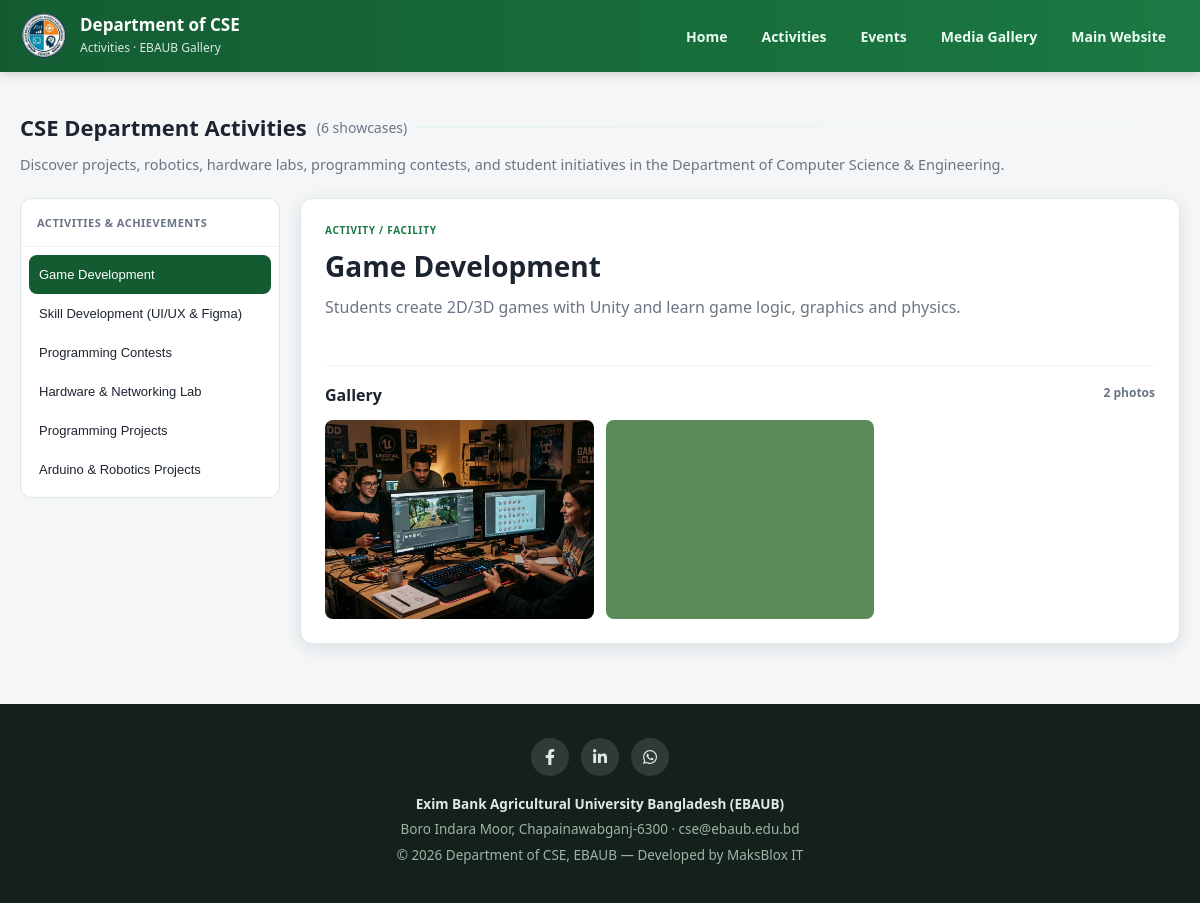
Page /activities.php on the committed database.
### tables this page shows
CREATE TABLE activities (
                id INTEGER PRIMARY KEY AUTOINCREMENT,
                title TEXT NOT NULL,
                description TEXT,
                image TEXT,
                sort_order INTEGER,
                created_at TEXT
            , location TEXT NULL, assigned_persons TEXT NULL, facilities TEXT NULL, published INTEGER NOT NULL DEFAULT 1);

### includes/functions.php (called while the page is built, shortened)
<?php
function e($str) {
    return htmlspecialchars((string)$str, ENT_QUOTES, 'UTF-8');
}
    ?>

### activities.php (the view, shortened to what this page needs)
<?php
require __DIR__ . '/includes/config.php';
require __DIR__ . '/includes/functions.php';
$activities = $pdo->query("SELECT * FROM activities WHERE COALESCE(published, 1) = 1 ORDER BY sort_order ASC, id DESC")->fetchAll();
$selectedActivityId = (int)($_GET['id'] ?? 0);
$allActMedia = $pdo->query("SELECT activity_id, file_path FROM activity_media ORDER BY id ASC")->fetchAll();
$actMedia = [];
foreach ($allActMedia as $row) {
    $actMedia[$row['activity_id']][] = $row['file_path'];
}
?>
<!DOCTYPE html>
<html lang="en">
<head>
<link rel="stylesheet" href="assets/style.css">
</head>
<body>
<header class="site-header">
  <div class="header-inner">
    <a class="brand" href="index.php">
      <img class="brand-logo-img" src="assets/cse-logo.png" alt="EBAUB CSE Logo" width="48" height="48" style="width:48px;height:48px">
      <div class="brand-text"><b>Department of CSE</b><span>Activities · EBAUB Gallery</span></div>
    </a>
    <nav class="nav">
      <a href="index.php">Home</a>
      <a href="activities.php" class="active">Activities</a>
      <a href="upcoming.php">Events</a>
      <a href="all-media.php">Media Gallery</a>
      <a href="https://ebaub.ac.bd/" target="_blank" rel="noopener">Main Website</a>
    </nav>
  </div>
</header>
<main class="container">
  <h2 class="section-title">CSE Department Activities <small style="color:var(--muted);font-size:14px;font-weight:400">(<?= count($activities) ?> showcases)</small></h2>
  <p style="color:var(--muted);margin:-8px 0 24px;font-size:14.5px">
    Discover projects, robotics, hardware labs, programming contests, and student initiatives in the Department of Computer Science &amp; Engineering.
  </p>
  <?php if (!$activities): ?>
    <div class="empty">No activities published yet.</div>
  <?php else: ?>
    <div class="activities-directory">
      <aside class="activities-sidebar">
        <div class="sidebar-title">ACTIVITIES &amp; ACHIEVEMENTS</div>
        <div class="activity-list">
        <?php foreach ($activities as $i => $a): ?>
          <button type="button" class="activity-list-item <?= (($selectedActivityId && $selectedActivityId === (int)$a['id']) || (!$selectedActivityId && $i === 0)) ? 'selected' : '' ?>" data-activity-id="<?= $a['id'] ?>" onclick="selectActivity(<?= $a['id'] ?>)"><?= e($a['title']) ?></button>
        <?php endforeach; ?>
        </div>
      </aside>
      <section class="activities-details">
      <?php foreach ($activities as $i => $a): $items = $actMedia[$a['id']] ?? ($a['image'] ? [$a['image']] : []); ?>
        <article class="activity-detail-panel <?= (($selectedActivityId && $selectedActivityId === (int)$a['id']) || (!$selectedActivityId && $i === 0)) ? 'active' : '' ?>" id="activity-detail-<?= $a['id'] ?>">
          <div class="detail-kicker">ACTIVITY / FACILITY</div>
          <h2><?= e($a['title']) ?></h2>
          <?php if (!empty($a['description'])): ?><p class="detail-description"><?= nl2br(e($a['description'])) ?></p><?php endif; ?>
          <div class="gallery-heading">Gallery <span><?= count($items) ?> photos</span></div>
          <div class="activity-gallery-grid">
          <?php foreach ($items as $m): ?><img src="<?= e($m) ?>" alt="<?= e($a['title']) ?>" loading="lazy" onclick="openActLb(<?= e(json_encode(array_values($items))) ?>, '<?= e(addslashes($a['title'])) ?>', 0)"><?php endforeach; ?>
          </div>
        </article>
      <?php endforeach; ?>
      </section>
    </div>
  <?php endif; ?>
</main>
<footer class="site-footer">
  <div style="display:flex;gap:12px;justify-content:center;margin-bottom:16px">
    <a href="https://www.facebook.com/ebaub.cse" target="_blank" rel="noopener" title="Facebook" style="display:inline-flex;align-items:center;justify-content:center;width:38px;height:38px;border-radius:50%;background:rgba(255,255,255,.12)"><svg xmlns="http://www.w3.org/2000/svg" viewBox="0 0 320 512" width="16" height="16" fill="#dfeae4"><path d="M279.14 288l14.22-92.66h-88.91v-60.13c0-25.35 12.42-50.06 52.24-50.06h40.42V6.26S260.43 0 225.36 0c-73.22 0-121.08 44.38-121.08 124.72v70.62H22.89V288h81.39v224h100.17V288z"/></svg></a>
    <a href="https://www.linkedin.com/company/exim-bank-agricultural-university-bangladesh-ebaub/" target="_blank" rel="noopener" title="LinkedIn" style="display:inline-flex;align-items:center;justify-content:center;width:38px;height:38px;border-radius:50%;background:rgba(255,255,255,.12)"></a>
    <a href="https://wa.me/8801710061468" target="_blank" rel="noopener" title="WhatsApp" style="display:inline-flex;align-items:center;justify-content:center;width:38px;height:38px;border-radius:50%;background:rgba(255,255,255,.12)"></a>
  </div>
  <b>Exim Bank Agricultural University Bangladesh (EBAUB)</b><br>
  Boro Indara Moor, Chapainawabganj-6300 · cse@ebaub.edu.bd<br>
  <a href="admin/login.php" style="color:inherit" title="">©</a> <?= date('Y') ?> Department of CSE, EBAUB — Developed by MaksBlox IT
</footer>
</body>
</html>

### assets/style.css (style rules this page uses)
:root { --green: #1b7a43; --green-dark: #135c32; --green-light: #e8f5ee; --gold: #f2b705; --ink: #1c2430; --muted: #6b7684; --bg: #f4f6f8; --card: #ffffff; --radius: 14px; --shadow: 0 4px 18px rgba(16, 40, 28, 0.10); }
* { margin: 0; padding: 0; box-sizing: border-box; }
html, body { overflow-x: hidden; max-width: 100%; }
body { font-family: 'Segoe UI', system-ui, -apple-system, sans-serif; background: var(--bg); color: var(--ink); }
input, select, textarea, button { max-width: 100%; }
img { display: block; max-width: 100%; }
a { text-decoration: none; color: inherit; }
.site-header { background: linear-gradient(90deg, var(--green-dark), var(--green)); color: #fff; position: sticky; top: 0; z-index: 50; box-shadow: 0 2px 10px rgba(0,0,0,.18); }
.header-inner { max-width: 1200px; margin: auto; padding: 12px 20px; display: flex; align-items: center; justify-content: space-between; gap: 14px; flex-wrap: wrap; }
.brand { display: flex; align-items: center; gap: 12px; }
.brand-logo-img { width: 48px; height: 48px; max-width: 48px; max-height: 48px; object-fit: contain; flex-shrink: 0; }
.brand-text b { font-size: 17px; display: block; line-height: 1.2; }
.brand-text span { font-size: 12px; opacity: .85; }
.nav { display: flex; gap: 6px; align-items: center; }
.nav a { padding: 8px 14px; border-radius: 8px; font-size: 14px; font-weight: 600; color: #eafaf0; transition: background .2s; }
.container { max-width: 1200px; margin: auto; padding: 30px 20px 60px; }
.section-title { font-size: 22px; margin: 10px 0 20px; display: flex; align-items: center; gap: 10px; }
.section-title::after { content: ""; flex: 1; height: 2px; background: linear-gradient(90deg, var(--green-light), transparent); }
.site-footer { background: #14201a; color: #9fb3a8; padding: 34px 20px; text-align: center; font-size: 13.5px; line-height: 1.9; }
.site-footer b { color: #dfeae4; }
.activities-directory { display:grid;grid-template-columns:260px 1fr;gap:20px;align-items:start }
.activities-sidebar { border:1px solid #dfe6ea;border-radius:12px;background:#fff;overflow:hidden;position:sticky;top:20px }
.sidebar-title { padding:16px;font-size:11px;font-weight:800;color:var(--muted);letter-spacing:.5px;border-bottom:1px solid #eef2f4 }
.activity-list { max-height:520px;overflow:auto;padding:8px }
.activity-list-item { display:block;width:100%;text-align:left;border:0;background:#fff;padding:12px 10px;border-radius:8px;color:var(--text);font-size:13px;cursor:pointer }
.activity-list-item:hover,.activity-list-item.selected { background:var(--green-dark);color:#fff }
.activity-detail-panel { display:none;border:1px solid #dfe6ea;border-radius:12px;background:#fff;padding:24px;box-shadow:var(--shadow) }
.activity-detail-panel.active { display:block }
.detail-kicker { font-size:10px;color:var(--green);font-weight:800;letter-spacing:.7px }
.activity-detail-panel h2 { font-size:28px;color:var(--navy);margin:10px 0 }
.detail-description { color:var(--muted);line-height:1.6 }
.gallery-heading { font-weight:800;color:var(--navy);border-top:1px solid #eef2f4;padding-top:18px;margin-top:20px }
.gallery-heading span { float:right;font-size:12px;color:var(--muted);font-weight:600 }
.activity-gallery-grid { display:grid;grid-template-columns:repeat(3,1fr);gap:12px;margin-top:14px }
.activity-gallery-grid img { width:100%;aspect-ratio:1.35;object-fit:cover;border-radius:8px;cursor:zoom-in }
.activity-gallery-grid img, .act-full-thumb, .act-full-thumb img { cursor:default !important; }
.site-footer { width:100%; box-sizing:border-box; }
body:has(.site-footer) { min-height:100vh; display:flex; flex-direction:column; }
body:has(.site-footer) > main { flex:1; width:100%; box-sizing:border-box; }
body:has(.site-footer) > .site-footer { margin-top:auto; }

### rows in the picture
activities: title "Game Development", description "Students create 2D/3D games with Unity and learn game logic, graphics and physics.", id "2"
activities: title "Skill Development (UI/UX & Figma)"
activities: title "Programming Contests"
activities: title "Hardware & Networking Lab"
activities: title "Programming Projects"
activities: title "Arduino & Robotics Projects"

### other values in the picture
count($activities) "6"
